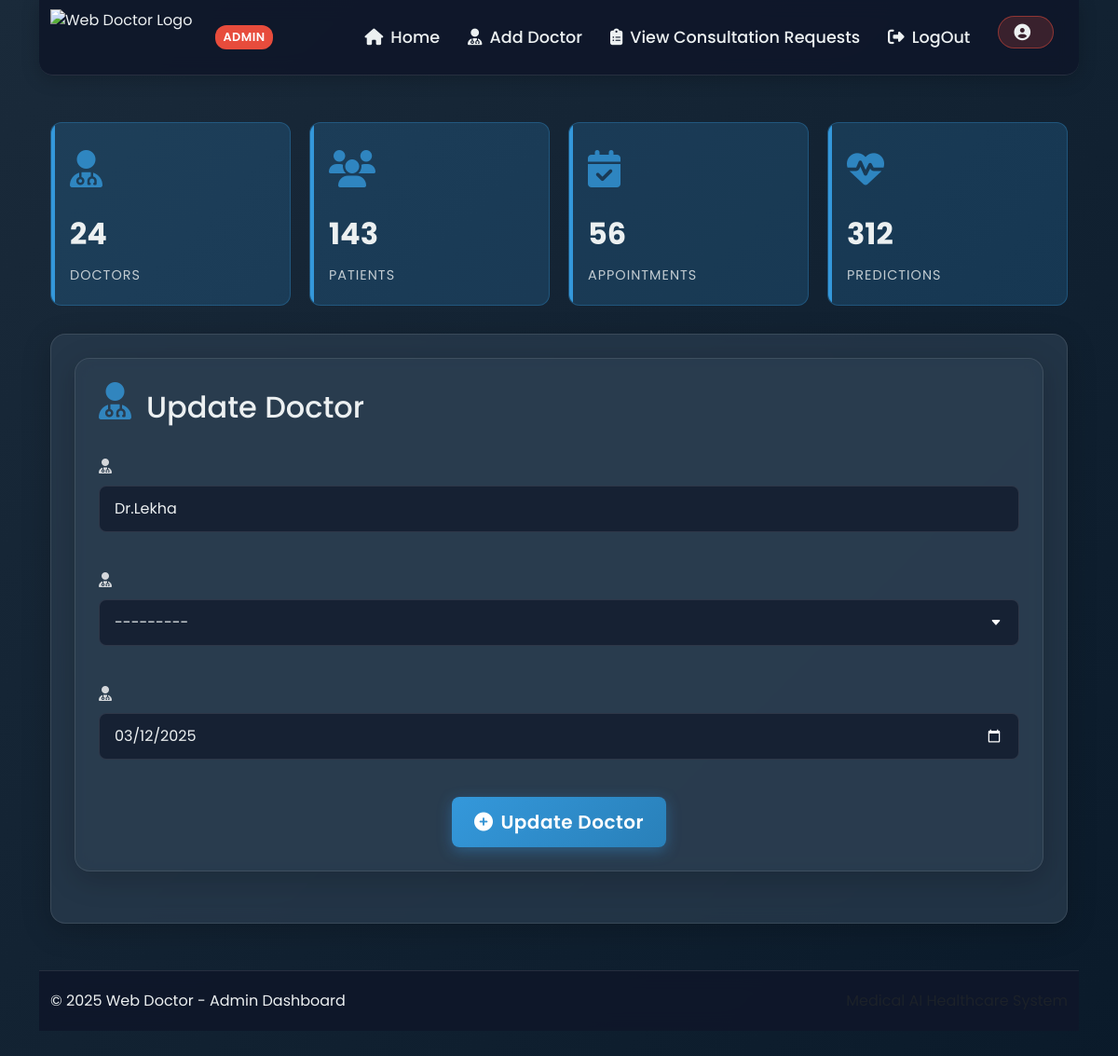
Page /doctor_edit/3 on the committed database.
### main/models.py (models this page shows)
class DoctorAdd(models.Model):
    Doctor_name = models.CharField(max_length=200)
    SPECIALIZATION_CHOICES = [
        ('Cardiologist', 'Cardiologist'),
        ('Dermatologist', 'Dermatologist'),
        ('Neurologist', 'Neurologist'),
        ('Pediatrician', 'Pediatrician'),
        ('General', 'General'),
        ('Orthopedic', 'Orthopedic'),
        ('Psychiatrist', 'Psychiatrist'),
        ('Oncologist', 'Oncologist'),
        ('Gynecologist', 'Gynecologist'),
        ('Urologist', 'Urologist'),
    ]
    Doctor_spacial = models.CharField(max_length=200, choices=SPECIALIZATION_CHOICES)
    Date_joined = models.DateField(auto_now=False)

### main/views.py (the view)
# urls.py: path("doctor_edit/<int:pk>",doctor_edit,name="doctor_edit")
def doctor_edit(request, pk):
    doctor = DoctorAdd.objects.get(id = pk)
    form = DoctorAddForm()
    if request.method == 'POST':
        form = DoctorAddForm(request.POST, instance=doctor)
        if form.is_valid():
            form.save()
            messages.success(request, "Doctor updated successfully")
            return redirect('doctor_list')
    else:
        form = DoctorAddForm(instance=doctor)
    return render(request, 'main/doctor_edit.html', {'form': form})

### main/forms.py
class DoctorAddForm(forms.ModelForm):
    class Meta:
        model = DoctorAdd
        fields = ['Doctor_name', 'Doctor_spacial', 'Date_joined']
        widgets = {
            'Doctor_name': forms.TextInput(attrs={'class': 'form-control', 'placeholder': 'Doctor Name'}),
            'Doctor_spacial': forms.Select(attrs={'class': 'form-control'}),
            'Date_joined': forms.DateInput(attrs={'class': 'form-control', 'placeholder': 'Date Joined', 'type': 'date'}),
        }

### templates/main/doctor_edit.html (shortened to what this page needs)
{% extends 'main/Admin.html' %}
{% block content %}
<div class="content-card">
    <div class="d-flex align-items-center mb-4">
        <i class="fas fa-user-md stat-icon me-3"></i>
        <h2 class="mb-0">Update Doctor</h2>
    </div>
    <div class="mt-4">
        <form method="POST"  class="admin-form">
            <div class="row g-4">
                {% for field in form %}
                <div class="col-md-12">
                    <div class="form-group mb-3">
                        <label for="name" class="form-label">
                            <i class="fas fa-user-md me-2"></i>{{form.label}}
                        </label>
                        {{field}}
                    </div>
                </div>
                {% endfor %}
            </div>
            <div class="text-center mt-4">
                <button type="submit" class="btn btn-primary btn-lg">
                    <i class="fas fa-plus-circle me-2"></i>Update Doctor
                </button>
            </div>
        </form>
    </div>
</div>
{% endblock %}

### templates/main/Admin.html (style rules this page uses)
:root { --primary: #2c3e50; --secondary: #e74c3c; --accent: #3498db; --light: #ecf0f1; --dark: #2c3e50; }
body { font-family: 'Poppins', sans-serif; background: linear-gradient(135deg, #1a2a3a 0%, #0a1a2a 100%); color: var(--light); min-height: 100vh; position: relative; }
.content-card { background: rgba(44, 62, 80, 0.7); backdrop-filter: blur(10px); border: 1px solid rgba(255, 255, 255, 0.1); border-radius: 16px; box-shadow: 0 8px 32px rgba(0, 0, 0, 0.2); padding: 25px; margin-bottom: 30px; transition: transform 0.3s ease, box-shadow 0.3s ease; }
.stat-icon { font-size: 40px; margin-bottom: 15px; color: var(--accent); opacity: 0.8; }

### templates/main/doctor_edit.html (style rules this page uses)
.admin-form .form-control { background: rgba(15, 23, 42, 0.7); border: 1px solid rgba(255, 255, 255, 0.1); color: var(--light); padding: 12px 16px; border-radius: 8px; transition: all 0.3s ease; }
.admin-form select.form-control { appearance: none; background-repeat: no-repeat; background-position: right 1rem center; background-size: 16px 12px; padding-right: 2.5rem; }
.admin-form .form-label { font-weight: 500; margin-bottom: 8px; color: rgba(255, 255, 255, 0.8); }
input[type="date"] { color-scheme: dark; }
.btn-primary { background: linear-gradient(135deg, #3498db 0%, #2980b9 100%); border: none; border-radius: 8px; padding: 12px 24px; font-weight: 600; letter-spacing: 0.5px; box-shadow: 0 4px 15px rgba(52, 152, 219, 0.4); transition: all 0.3s ease; }

### rows in the picture
DoctorAdd: form "Dr.Lekha" "---------" "03/12/2025"
